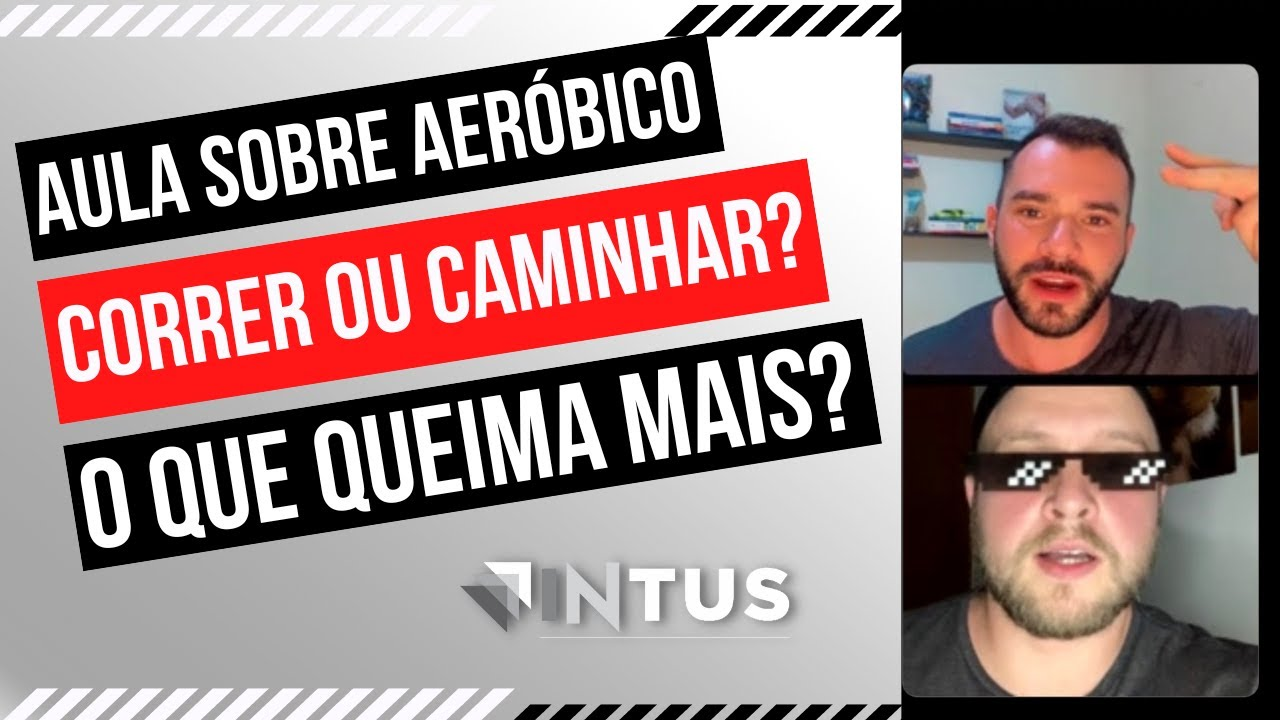
#> input picture tools/extras/fotos/yt/GLkoV5NJnRY.jpg, 1280 x 720 px, given in place of yt, which was not available
$ python preparar-fotos.py fotos/yt fotos/yt/P_tUiVzKo4I.jpg fotos/yt/P_tUiVzKo4I.jpg
#> lines starting #> are read from the running program, lines starting #| are printed output that depends on the picture; pictures that were not available may be replaced by others from this repository, and a replacement may not be noted
#> in treinos_em_casa, im is the input picture: PIL image 1280x720 RGB; mean R, G, B 155.8, 130.2, 128.8
#!/usr/bin/env python
"""
Prepara as fotos que o gerador de capas dos Extras usa (tools/extras/fotos/):

  treinos-em-casa.jpg   foto do Drive do Luiz (quadro de vídeo de treino em casa), trabalhada:
                        - apaga o logo antigo (MAXIMIZE) da camiseta preta, deixando a camiseta totalmente preta;
                        - recorta fora a marca d'água do canto e o contador do vídeo, em proporção 4:3;
                        - reduz o ruído de compressão, amplia, aplica nitidez e ajuste leve de contraste e cor.
  ricardo.jpg           foto do Prof. Ricardo (Drive do Luiz, IMG_0608.JPG, 3072x3072) no padrão das outras: reduzida para 1600 px, mais escura e
                        contrastada (a original tem parede clara e piso verde vivo), para combinar com o fundo escuro das capas.
  luiz-academia.jpg     a foto do Luiz na academia SEM distorção (a prof-luiz.jpg do site está achatada na horizontal; esta vem do
                        original em retrato, cortado acima do texto do cartão).

Uso (na raiz do repositório):
    python tools/extras/preparar-fotos.py <foto-treino-em-casa.jpg> <pasta img do site> [<foto-do-ricardo.jpg>]
Requer Pillow (sem numpy).
"""
import os, random, sys
from PIL import Image, ImageEnhance, ImageFilter, ImageOps, ImageDraw

RAIZ = os.path.abspath(os.path.join(os.path.dirname(__file__), '..', '..'))
SAIDA = os.path.join(RAIZ, 'tools', 'extras', 'fotos')


def apagar_logo_camiseta(im, caixa=(458, 207, 594, 264)):
    """Cobre a estampa com o preto da própria camiseta: cor de cada coluna tirada logo acima da estampa, levemente mais escura para baixo,
    com o mesmo grão da foto e borda suavizada. A pele (braços e o punho, que começa em y~258) fica de fora da área coberta."""
#> called with caixa = (458, 207, 594, 264)
    x0, y0, x1, y1 = caixa
    px = im.load()
    topo = []
    for x in range(x0, x1):
        amostra = [px[x, y] for y in range(y0 - 7, y0 - 1)]
        topo.append(tuple(sum(c[i] for c in amostra) / len(amostra) for i in range(3)))
#> after the loop, topo = 136 items, first 6: (220.5, 220.5, 220.5), (220.7, 220.7, 220.7), (220.7, 220.7, 220.7), (220.8, 220.8, 220.8), (221.3, 221.3, 221.3), (221.3, 221.3, 221.3)
    suave = []
    for i in range(len(topo)):
        a, b = max(0, i - 8), min(len(topo), i + 9)
        suave.append(tuple(sum(t[k] for t in topo[a:b]) / (b - a) for k in range(3)))
#> this loop made 136 passes
#> a on passes 1 to 12: 0, 0, 0, 0, 0, 0, 0, 0, 0, 1, 2, 3
#> after the loop, suave = 136 items, first 6: (220.9, 220.9, 220.9), (220.9, 220.9, 220.9), (220.9, 220.9, 220.9), (220.9, 220.9, 220.9), (220.9, 220.9, 220.9), (221, 221, 221)
    larg, alt = x1 - x0, y1 - y0
    patch = Image.new('RGB', (larg, alt))
#> patch: PIL image 136x57 RGB; every value is 0
    pp = patch.load()
    rnd = random.Random(7)
    for j in range(alt):
        f = 1.0 - 0.14 * (j / max(1, alt - 1))
        for i in range(larg):
            r = rnd.randint(-3, 3)
            c = suave[i]
            pp[i, j] = tuple(max(0, min(255, int(c[k] * f + r))) for k in range(3))
    patch = patch.filter(ImageFilter.GaussianBlur(0.7))
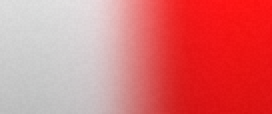
#> patch: PIL image 136x57 RGB (shown 2 times larger); mean R, G, B 220.3, 115.9, 116.6
    mascara = Image.new('L', (larg, alt), 0)
#> mascara: PIL image 136x57 L; every value is 0
    d = ImageDraw.Draw(mascara)
    # só a estampa: as letras (até y=243) e o subtítulo logo abaixo (até y=257, entre o braço esquerdo e o punho). Nada encosta na pele.
    d.rectangle([463 - x0, 211 - y0, 584 - x0, 243 - y0], fill=255)
    d.rectangle([470 - x0, 243 - y0, 574 - x0, 250 - y0], fill=255)
    d.rectangle([476 - x0, 250 - y0, 560 - x0, 257 - y0], fill=255)
    d.rectangle([482 - x0, 257 - y0, 512 - x0, 260 - y0], fill=255)
    mascara = mascara.filter(ImageFilter.GaussianBlur(1.5))
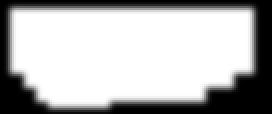
#> mascara: PIL image 136x57 L (shown 2 times larger); min 0, max 255, mean 179.2
    im.paste(patch, (x0, y0), mascara)
    return im


def treinos_em_casa(origem):
    im = Image.open(origem).convert('RGB')
    im = apagar_logo_camiseta(im)
    # recorte 4:3 sem a marca d'água (canto inferior esquerdo) nem o contador/barra do vídeo (a partir de y=575)
    im = im.crop((59, 0, 824, 574))
#> im: PIL image 765x574 RGB
    im = im.filter(ImageFilter.GaussianBlur(0.55))
    im = im.resize((1530, 1148), Image.LANCZOS)
#> im: PIL image 1530x1148 RGB
    im = im.filter(ImageFilter.UnsharpMask(radius=2.0, percent=95, threshold=3))
    im = ImageEnhance.Contrast(im).enhance(1.10)
    im = ImageEnhance.Color(im).enhance(1.12)
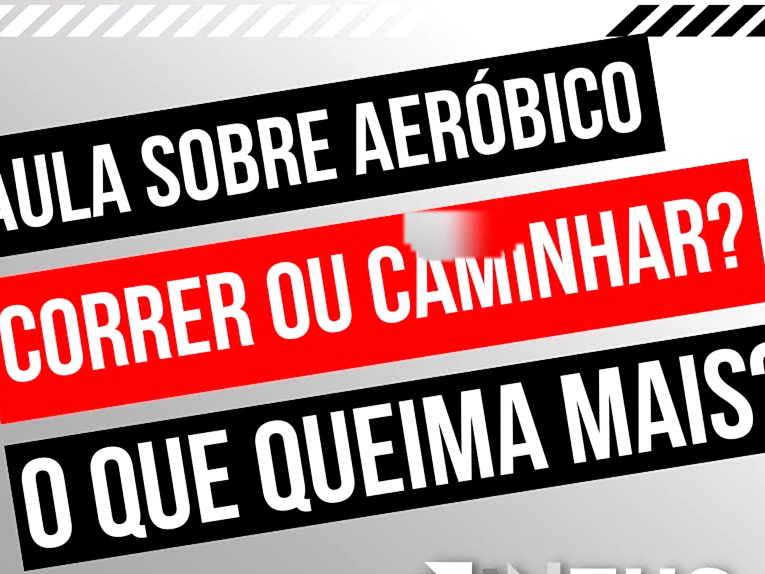
#> im: PIL image 1530x1148 RGB (shown at 1/2 size); mean R, G, B 173.8, 128.7, 128.9
    return im


def ricardo(origem):
#> called with origem = 'fotos/yt/P_tUiVzKo4I.jpg'
    im = ImageOps.exif_transpose(Image.open(origem)).convert('RGB')
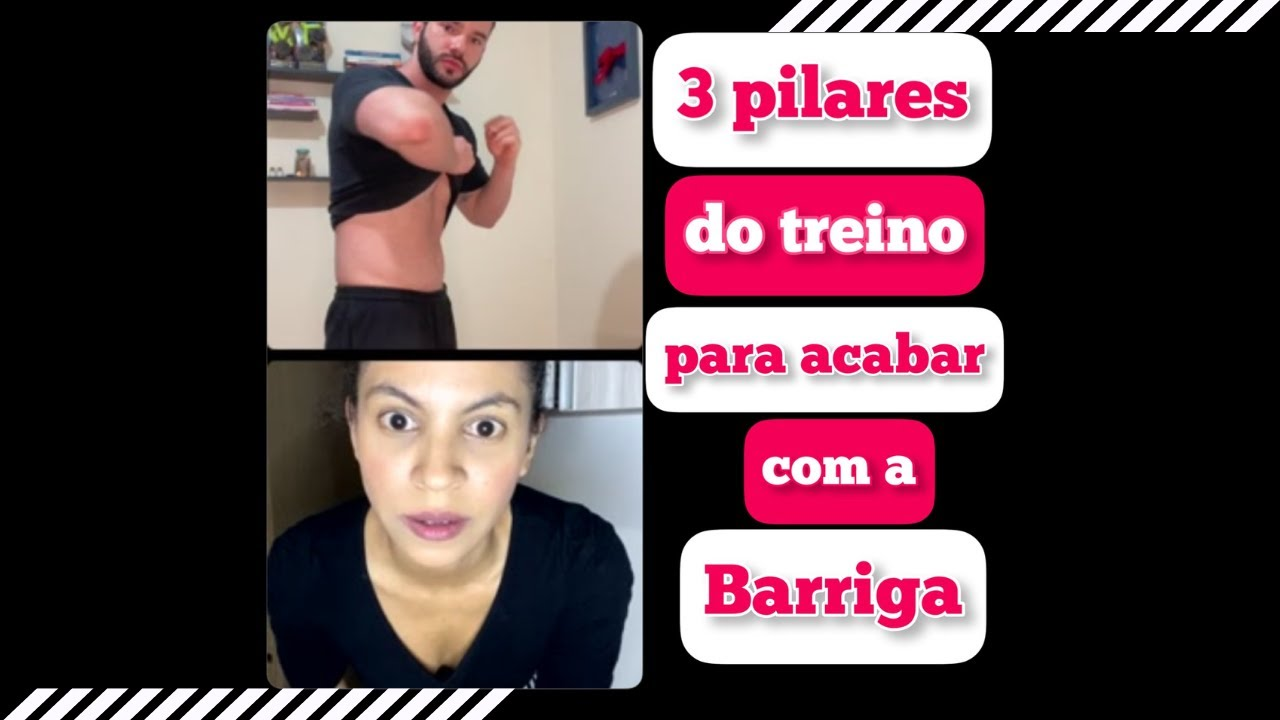
#> input picture tools/extras/fotos/yt/P_tUiVzKo4I.jpg, 1280 x 720 px
#> im is the input picture: PIL image 1280x720 RGB; mean R, G, B 88.7, 67.7, 72.6
    im = im.resize((1600, 1600), Image.LANCZOS)
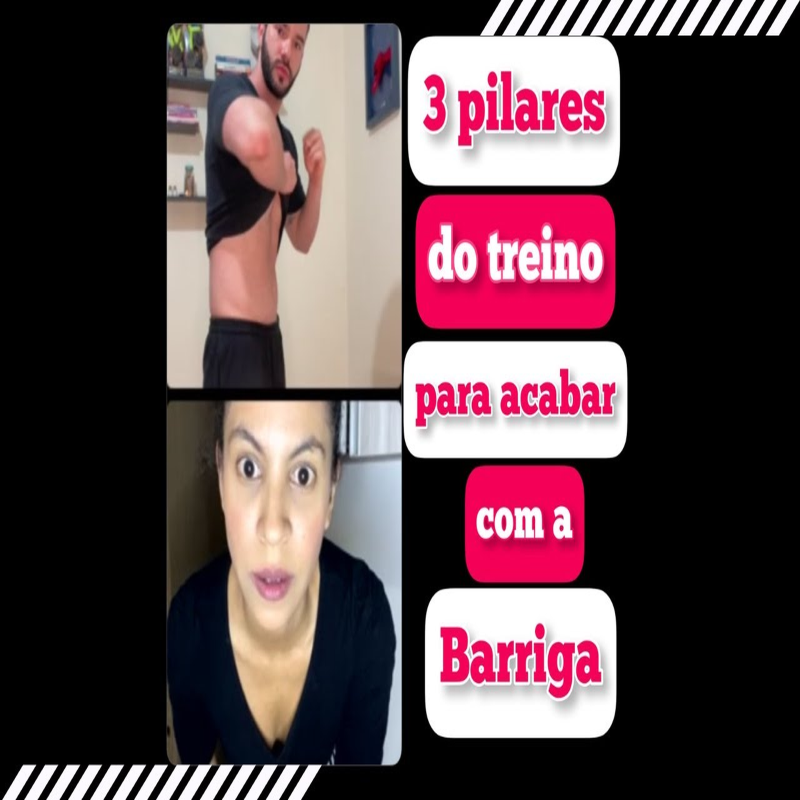
#> im: PIL image 1600x1600 RGB (shown at 1/2 size); mean R, G, B 88.7, 67.7, 72.6
    im = ImageEnhance.Brightness(im).enhance(0.80)
    im = ImageEnhance.Contrast(im).enhance(1.16)
    im = ImageEnhance.Color(im).enhance(0.86)   # o verde do piso e o vermelho do fundo chamam mais atenção que o rosto
    # vinheta: bordas e canto de baixo mais escuros, rosto em destaque
    W, H = im.size
#> W = 1600; H = 1600
    v = Image.new('L', (W, H), 0)
#> v: PIL image 1600x1600 L; every value is 0
    px = v.load()
    for y in range(0, H, 1):
        for x in range(0, W, 1):
            dx, dy = (x - W * 0.50) / (W * 0.62), (y - H * 0.34) / (H * 0.78)
            d = (dx * dx + dy * dy) ** 0.5
            px[x, y] = int(max(0.0, min(1.0, (d - 0.55) / 0.70)) * 150)
    im.paste(Image.new('RGB', (W, H), (8, 8, 8)), (0, 0), v)
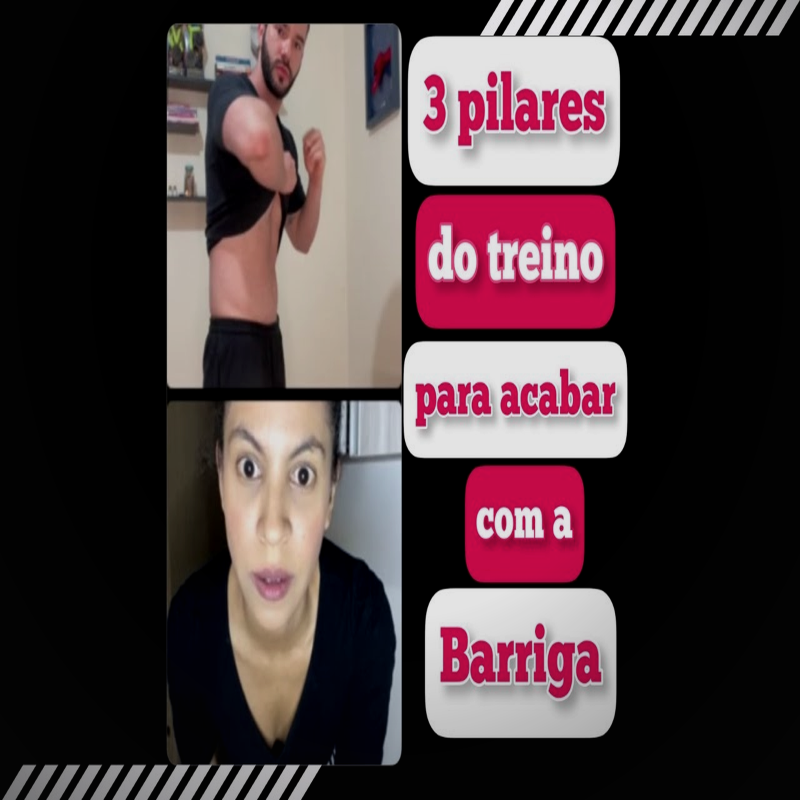
#> im: PIL image 1600x1600 RGB (shown at 1/2 size); mean R, G, B 74, 57.7, 60.9
    return im


def luiz_academia(pasta_img):
#> called with pasta_img = 'fotos/yt/P_tUiVzKo4I.jpg'
    im = Image.open(os.path.join(pasta_img, '259fdefd-32ea-4dac-952f-213279238ece.jpg')).convert('RGB')   # 720x1280, retrato
    return im.crop((0, 0, 720, 940))
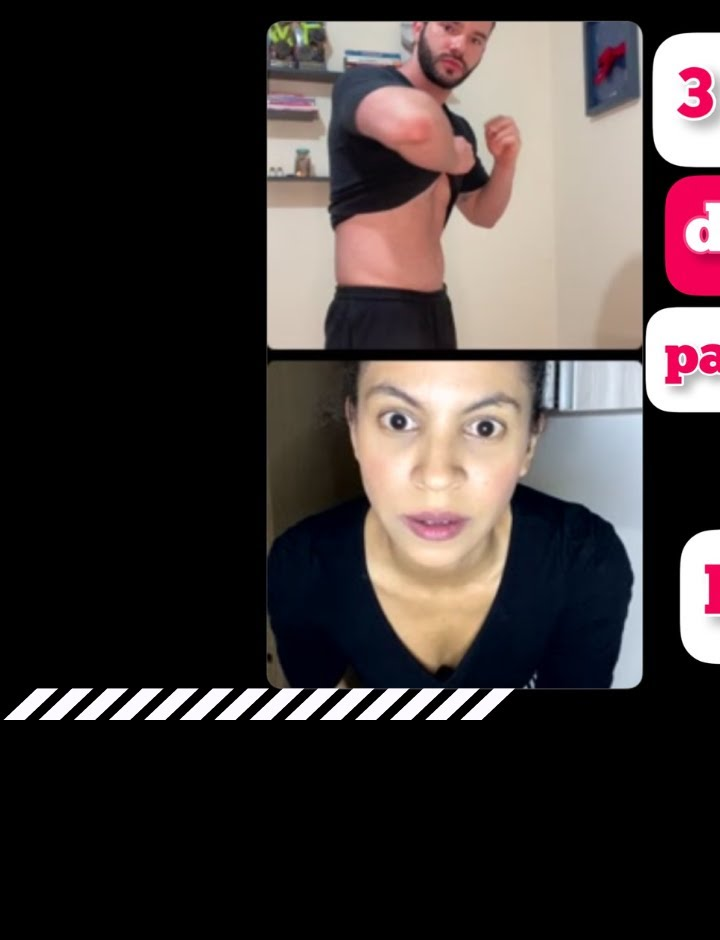
#> returned value: PIL image 720x940 RGB; mean R, G, B 63, 55.1, 54.2


def main():
    if len(sys.argv) not in (3, 4):
        print(__doc__); sys.exit(1)
    origem, pasta_img = sys.argv[1], sys.argv[2]
    origem_ricardo = sys.argv[3] if len(sys.argv) == 4 else None
    os.makedirs(SAIDA, exist_ok=True)
    treinos_em_casa(origem).save(os.path.join(SAIDA, 'treinos-em-casa.jpg'), quality=92, optimize=True)
    if origem_ricardo:
        ricardo(origem_ricardo).save(os.path.join(SAIDA, 'ricardo.jpg'), quality=90, optimize=True)
    luiz_academia(pasta_img).save(os.path.join(SAIDA, 'luiz-academia.jpg'), quality=92, optimize=True)
    print('fotos preparadas em', SAIDA)


if __name__ == '__main__':
    main()
